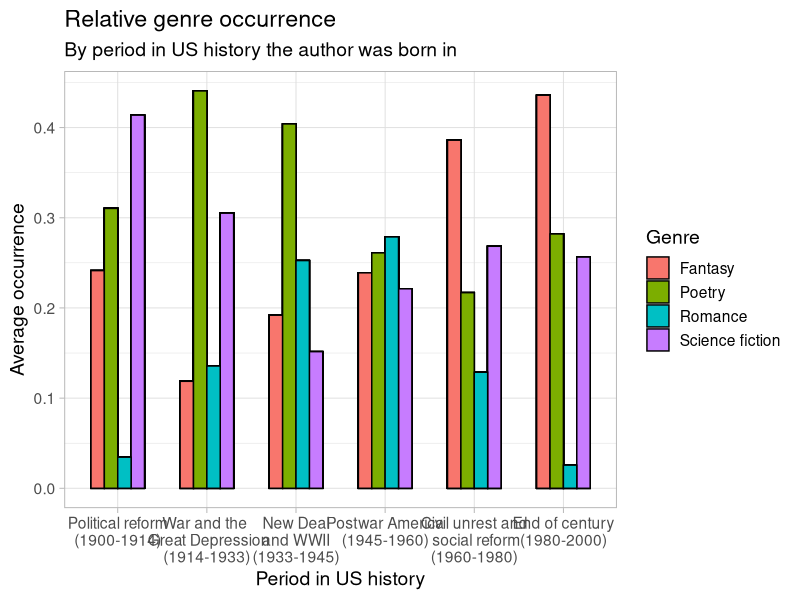
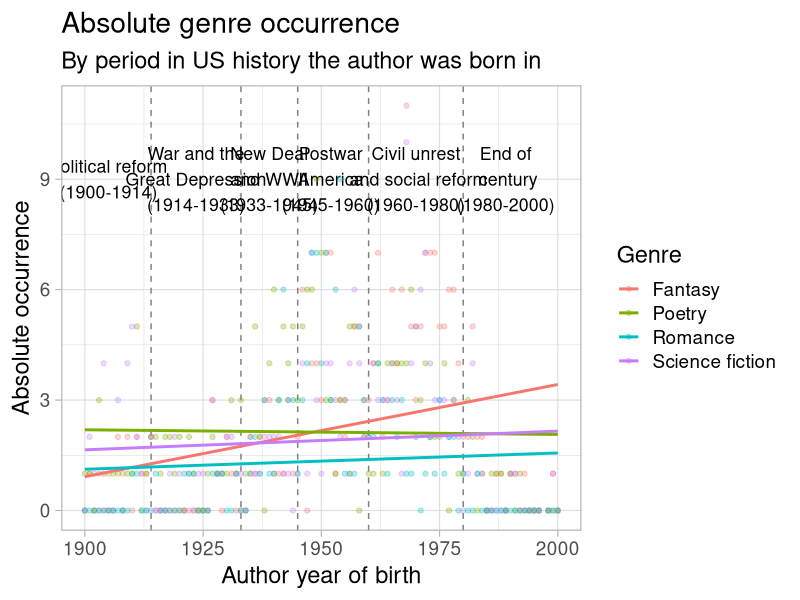
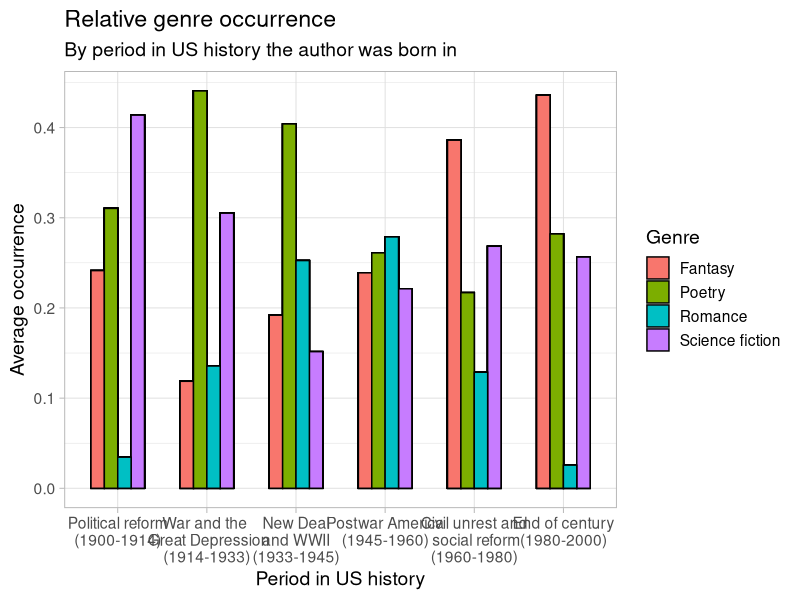
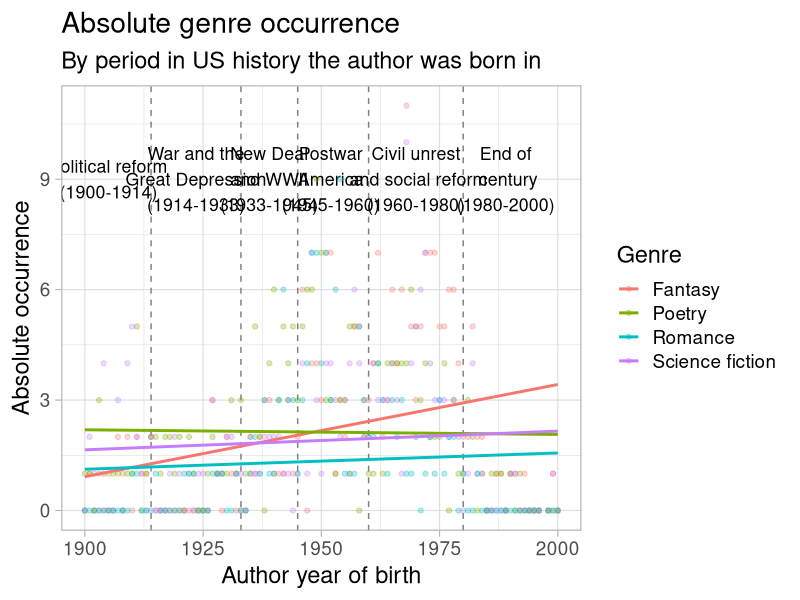

These charts were generated, in order, by the following R code:
library(tidyverse)
library(dplyr)

american_data <- read_csv("american_yearly_genres_absolute.csv")

#creating filtering for new column
category <- function(year) {
  if (year <= 1914){
    return("Political reform")
  } else if (year <= 1933) {
    return("War and the Great Depression") 
  } else if(year <=1945) {
    return("New Deal and WWII")
  } else if(year <=1960){
    return("Postwar America")
  } else if(year <=1980){
    return("Civil unrest and social reforms")
  } else if(year<=2000){
    return("End of century")
  } else {
    return("no info")
  }
}

# Generation grouping + Pivot longer for relative and absolute
US_period_absolute <- pivot_longer(american_data, c("fantasy", "poetry", "science_fiction", "romance"), names_to = "genre", values_to = "absolute_occurrence")

US_period_relative <- american_data |>
  mutate(period = sapply(year, category)) |>
  pivot_longer(c("fantasy", "poetry", "science_fiction", "romance"), names_to = "genre", values_to = "absolute_frequency")|>
  filter(period != "no info") |>
  group_by(period) |>
  mutate(total_observations = sum(absolute_frequency)) |>
  group_by(period, genre)|>
  mutate(relative_frequency = sum(absolute_frequency)/total_observations)

# # Visualization: bar plot for relative occurrence
ggplot(data = US_period_relative) +
  aes(x = period, y = relative_frequency, fill = genre)+
  labs(title = "Relative genre occurrence",
      subtitle = "By period in US history the author was born in",
      x = "Period in US history",
      y = "Average occurrence", 
      fill = "Genre") +
  scale_fill_discrete(labels = c("Fantasy", "Poetry", "Romance", "Science fiction")) +
  scale_x_discrete(limits = c("Political reform", "War and the Great Depression", "New Deal and WWII", "Postwar America", "Civil unrest and social reforms", "End of century"), 
    labels = c("Political reform\n(1900-1914)", "War and the \n Great Depression\n(1914-1933)", "New Deal\nand WWII\n(1933-1945)", "Postwar America\n(1945-1960)", "Civil unrest and\n social reform\n(1960-1980)", "End of century\n(1980-2000)")) +          
  theme_light(base_size = 14) +
  geom_col(width = 0.6, position = "dodge", colour = "black")
ggsave("US relative occurrence of genre per generation bar plot.pdf", width = 10, height = 5)

# Visualization: line plot for absolute occurrence 
ggplot(data = US_period_absolute) +
  aes(x = year, y = absolute_occurrence, color = genre) +
  labs(title = "Absolute genre occurrence",
      subtitle = "By period in US history the author was born in",
      x = "Author year of birth", 
      y = "Absolute occurrence", 
      color = "Genre") +
  theme_light(base_size = 17) +
  scale_colour_discrete(labels = c("Fantasy", "Poetry", "Romance", "Science fiction")) +
  geom_vline(xintercept = 1914, linetype = "dashed", color = 'grey50') +
  geom_vline(xintercept = 1933, linetype = "dashed", color = 'grey50') +
  geom_vline(xintercept = 1945, linetype = "dashed", color = 'grey50') +
  geom_vline(xintercept = 1960, linetype = "dashed", color = 'grey50') +
  geom_vline(xintercept = 1980, linetype = "dashed", color = 'grey50') +
  annotate("text", size = 4.5, x = 1905, y = 9, label = "Political reform\n(1900-1914)") +
  annotate("text", size = 4.5, x = 1923.5, y = 9, label = "War and the\nGreat Depression\n(1914-1933)") +
  annotate("text", size = 4.5, x = 1939, y = 9, label = "New Deal\nand WWII\n(1933-1945)") +
  annotate("text", size = 4.5, x = 1952, y = 9, label = "Postwar\nAmerica\n(1945-1960)") +
  annotate("text", size = 4.5, x = 1970, y = 9, label = "Civil unrest\n and social reform\n(1960-1980)") +
  annotate("text", size = 4.5, x = 1989, y = 9, label = "End of\n century\n(1980-2000)") +
  geom_point(alpha = 0.3) +
  geom_smooth(method='lm', se = FALSE)
ggsave("US Absolute occurrence by genre by gen line plot.pdf", width = 12, height = 7)
